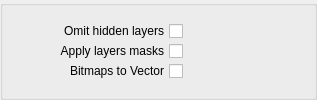
       <widget class="QGroupBox" name="gb_pdfOptions">
        <property name="enabled">
         <bool>true</bool>
        </property>
        <layout class="QVBoxLayout" name="gb_jpg_options_7">
         <item>
          <layout class="QHBoxLayout" name="horizontalLayout_15">
           <property name="spacing">
            <number>0</number>
           </property>
           <property name="leftMargin">
            <number>40</number>
           </property>
           <property name="rightMargin">
            <number>40</number>
           </property>
           <item>
            <layout class="QVBoxLayout" name="verticalLayout_9">
             <property name="rightMargin">
              <number>40</number>
             </property>
             <item>
              <widget class="QCheckBox" name="chb_pdf_omitHidden">
               <property name="layoutDirection">
                <enum>Qt::LayoutDirection::RightToLeft</enum>
               </property>
               <property name="text">
                <string>Omit hidden layers</string>
               </property>
              </widget>
             </item>
             <item>
              <widget class="QCheckBox" name="chb_pdf_applyLayers">
               <property name="layoutDirection">
                <enum>Qt::LayoutDirection::RightToLeft</enum>
               </property>
               <property name="text">
                <string>Apply layers masks</string>
               </property>
              </widget>
             </item>
             <item>
              <widget class="QCheckBox" name="chb_pdf_convertToVector">
               <property name="layoutDirection">
                <enum>Qt::LayoutDirection::RightToLeft</enum>
               </property>
               <property name="text">
                <string>Bitmaps to Vector</string>
               </property>
              </widget>
             </item>
            </layout>
           </item>
           <item>
            <spacer name="horizontalSpacer_11">
             <property name="orientation">
              <enum>Qt::Orientation::Horizontal</enum>
             </property>
             <property name="sizeHint" stdset="0">
              <size>
               <width>40</width>
               <height>20</height>
              </size>
             </property>
            </spacer>
           </item>
          </layout>
         </item>
        </layout>
       </widget>
